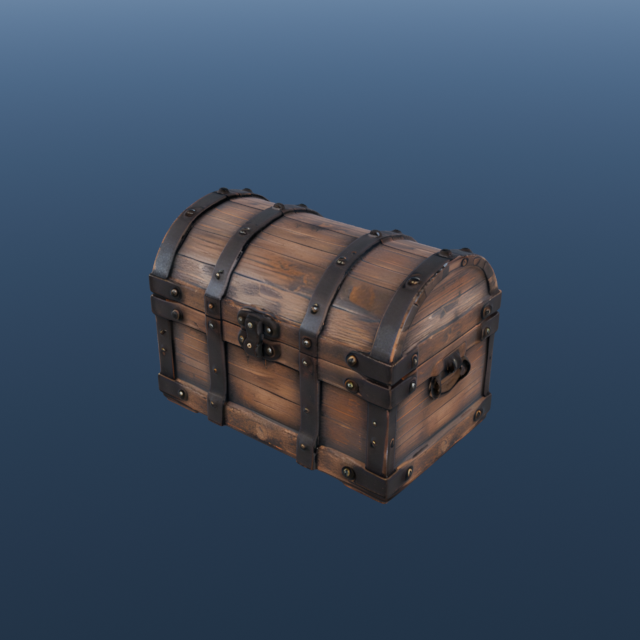
#> input picture assets/chest.png, 640 x 640 px
$ python prep_image.py assets/chest.png assets/lantern.png
#> lines starting #> are read from the running program, lines starting #| are printed output that depends on the picture
#!/usr/bin/env python
"""Prepare a reference image for Hunyuan3D: matte to white, crop tight, pad square.

    <comfy venv python> prep_image.py in.png out.png

Hunyuan3D's official pipeline removes the background before conditioning; ComfyUI's
native nodes do not. Skipping it produces spectacular failures — a flat-grey-background
mushroom came back as floating sheets, and at higher steps as a solid cube. The same
image matted onto white and cropped came back perfect.

What this does, in order:
  * alpha channel present  -> composite it over white
  * else flat background   -> corner-sampled key colour, everything close to it turns white
  * else (busy photo)      -> left alone; a real matting model would be needed
  * crop to the subject, pad to a square with ~8% margin, resize to 768.

Needs PIL + numpy, which is why it runs under ComfyUI's interpreter rather than the bridge's.
"""
import sys

import numpy as np
from PIL import Image

TARGET = 768
MARGIN = 1.16          # square side relative to the subject's longest edge
KEY_TOLERANCE = 30     # per-pixel |RGB - background| sum below this counts as background
FLAT_BG_STD = 12.0     # corner colour spread above this means "not a flat background"


def foreground_mask(rgb):
    corners = np.concatenate([
        rgb[:12, :12].reshape(-1, 3), rgb[:12, -12:].reshape(-1, 3),
        rgb[-12:, :12].reshape(-1, 3), rgb[-12:, -12:].reshape(-1, 3),
    ])
    if corners.std(axis=0).max() > FLAT_BG_STD:
        return None  # busy background: don't guess
    key = np.median(corners, axis=0)
    return np.abs(rgb - key).sum(axis=2) > KEY_TOLERANCE


def main(src, dst):
#> called with src = 'assets/chest.png', dst = 'assets/lantern.png'
    im = Image.open(src)
#> im is the input picture: PIL image 640x640 RGBA; mean R, G, B, A 60.2, 75.1, 94, 255
    im = im.convert("RGBA") if "A" in im.getbands() else im.convert("RGB")

    if im.mode == "RGBA":
        arr = np.asarray(im).astype(int)
        alpha = arr[..., 3] / 255.0
#> alpha: shape (640, 640) float64; every value is 1
        rgb = arr[..., :3] * alpha[..., None] + 255 * (1 - alpha[..., None])
        mask = alpha > 0.5
#> mask: shape (640, 640) bool; every value is 1
    else:
        rgb = np.asarray(im).astype(int)
        mask = foreground_mask(rgb)
        if mask is not None:
            rgb = np.where(mask[..., None], rgb, 255)

    flat = Image.fromarray(rgb.astype(np.uint8), "RGB")

    if mask is not None and mask.any() and mask.mean() < 0.95:
        ys, xs = np.where(mask)
        flat = flat.crop((int(xs.min()), int(ys.min()), int(xs.max()) + 1, int(ys.max()) + 1))
        note = f"matted+cropped to {flat.size}"
    else:
        note = "left as-is (no flat background found)"

    side = int(max(flat.size) * MARGIN)
#> side = 742
    canvas = Image.new("RGB", (side, side), (255, 255, 255))
#> canvas: PIL image 742x742 RGB; every value is 255
    canvas.paste(flat, ((side - flat.size[0]) // 2, (side - flat.size[1]) // 2))
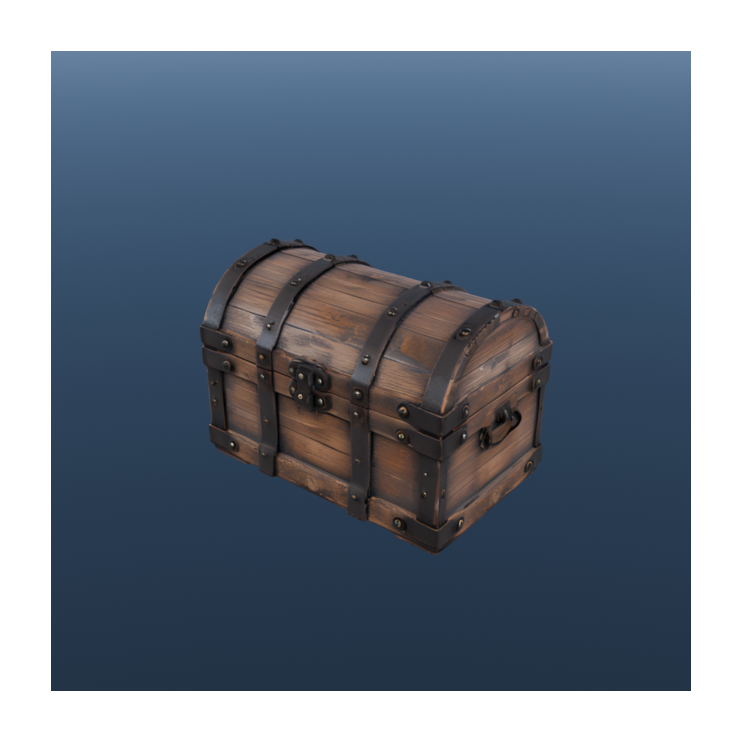
#> canvas: PIL image 742x742 RGB; mean R, G, B 110.1, 121.2, 135.2
    canvas.resize((TARGET, TARGET), Image.LANCZOS).save(dst)
    print(f"prep: {note} -> {TARGET}x{TARGET}")


if __name__ == "__main__":
    main(sys.argv[1], sys.argv[2])

$ run again, on assets/metallic.png
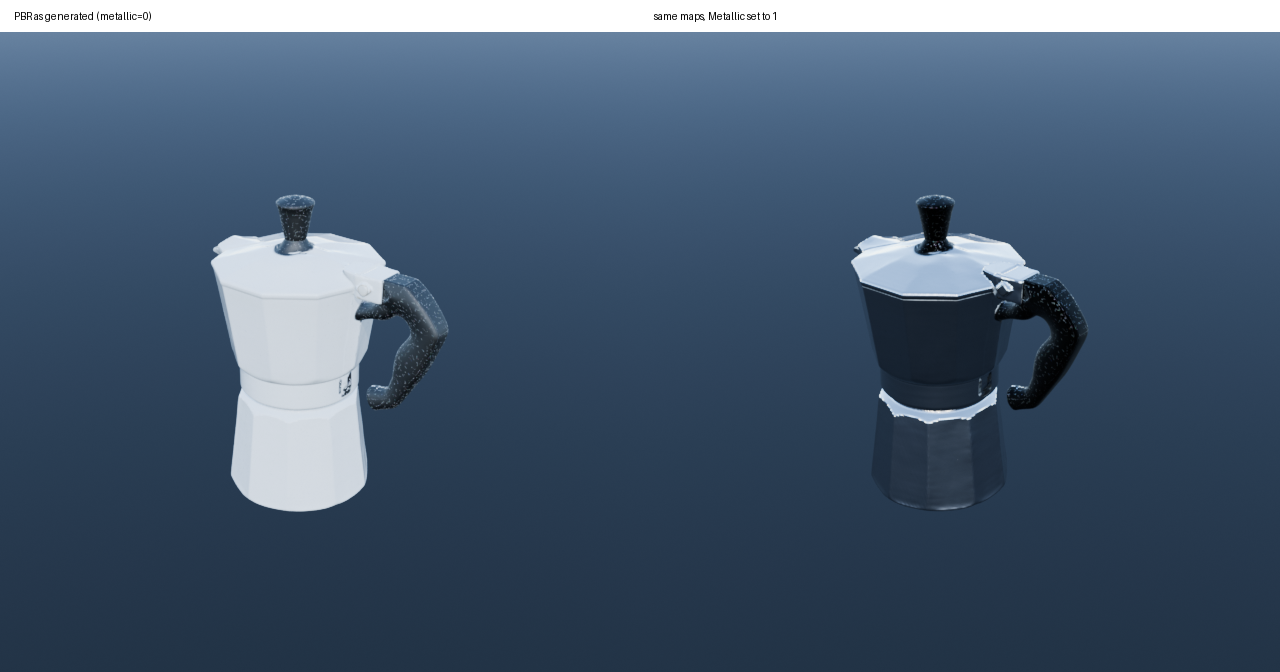
#> input picture assets/metallic.png, 1280 x 672 px
#> in main, im is the input picture: PIL image 1280x672 RGB; mean R, G, B 69.9, 89.6, 111.6
#> corners = 576 rows, first 8: [255, 255, 255], [255, 255, 255], [255, 255, 255], [255, 255, 255], [255, 255, 255], [255, 255, 255], [255, 255, 255], [255, 255, 255]
#> in main, `canvas.paste(flat, ((side - flat.size[0]) // 2, (side - flat.size[1]) ..`:
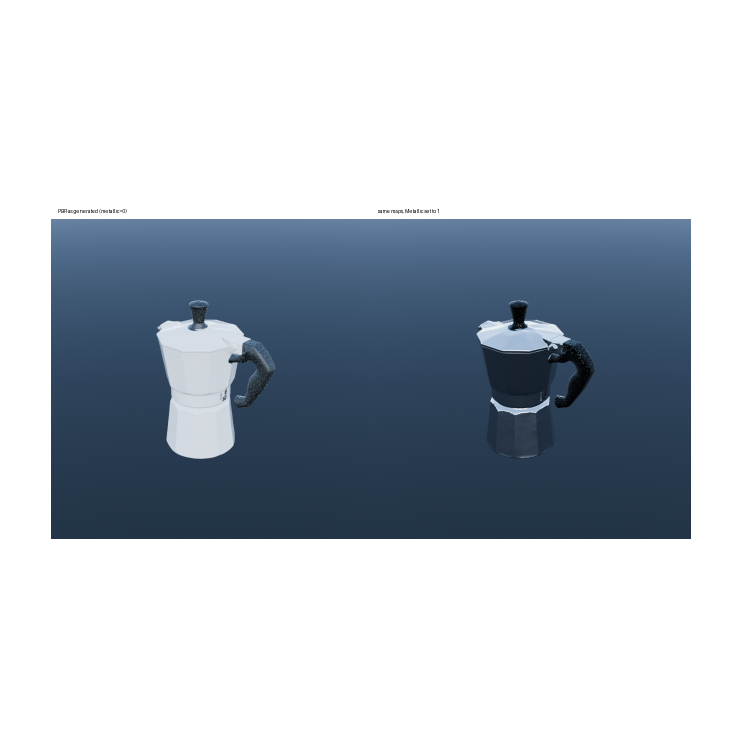
#> canvas: PIL image 1484x1484 RGB (shown at 1/2 size); mean R, G, B 182.7, 190.4, 199
#> in main, `canvas.resize((TARGET, TARGET), Image.LANCZOS).save(dst)`:
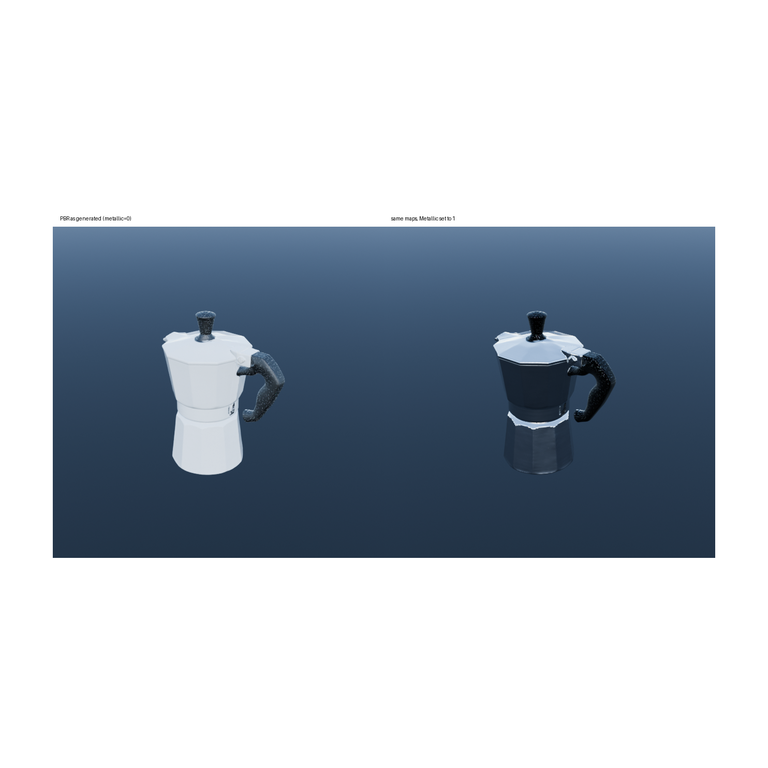
#> saved as metallic.png: PIL image 768x768 RGB; mean R, G, B 182.7, 190.4, 199

$ run again, on assets/rgb-vs-pbr.png
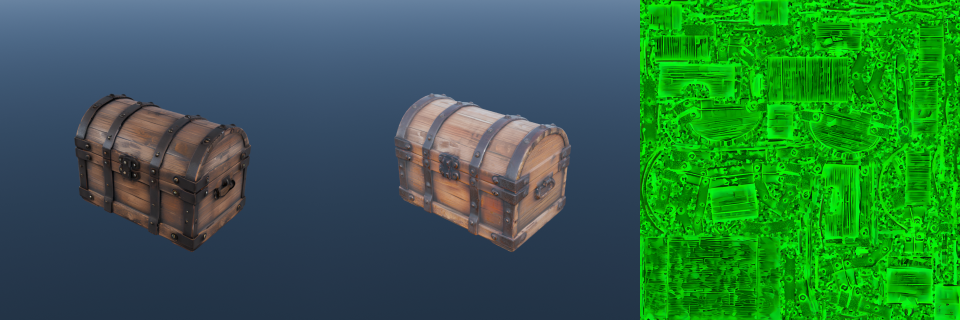
#> input picture assets/rgb-vs-pbr.png, 1920 x 640 px (shown at 1/2 size)
#> in main, im is the input picture: PIL image 1920x640 RGB; mean R, G, B 45.9, 107.4, 66.8
#> corners = 576 rows, first 8: [104, 131, 160], [104, 130, 160], [104, 131, 160], [104, 131, 160], [105, 131, 161], [103, 130, 159], [104, 130, 160], [104, 130, 160]
#> in main, `canvas.paste(flat, ((side - flat.size[0]) // 2, (side - flat.size[1]) ..`:
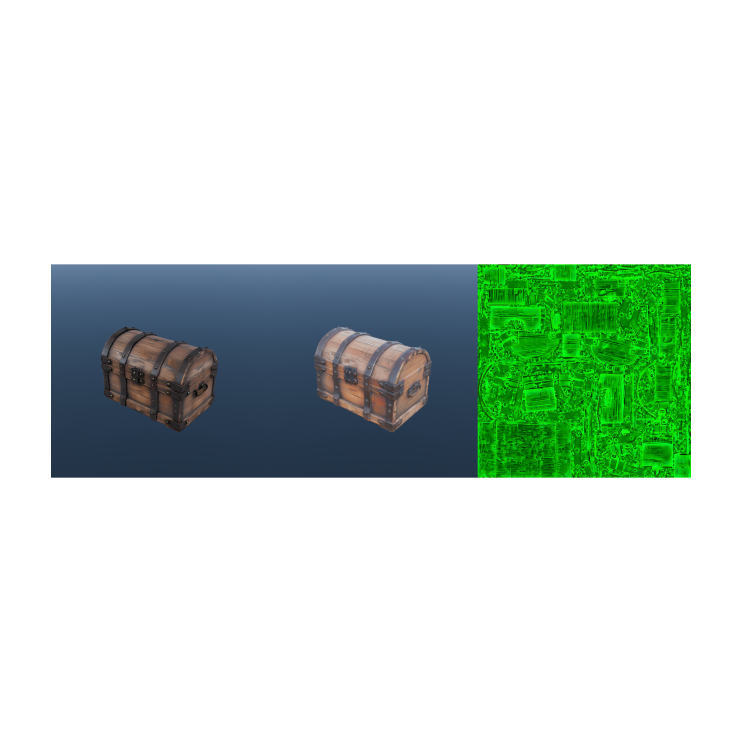
#> canvas: PIL image 2227x2227 RGB (shown at 1/3 size); mean R, G, B 203.2, 218.4, 208.4
#> in main, `canvas.resize((TARGET, TARGET), Image.LANCZOS).save(dst)`:
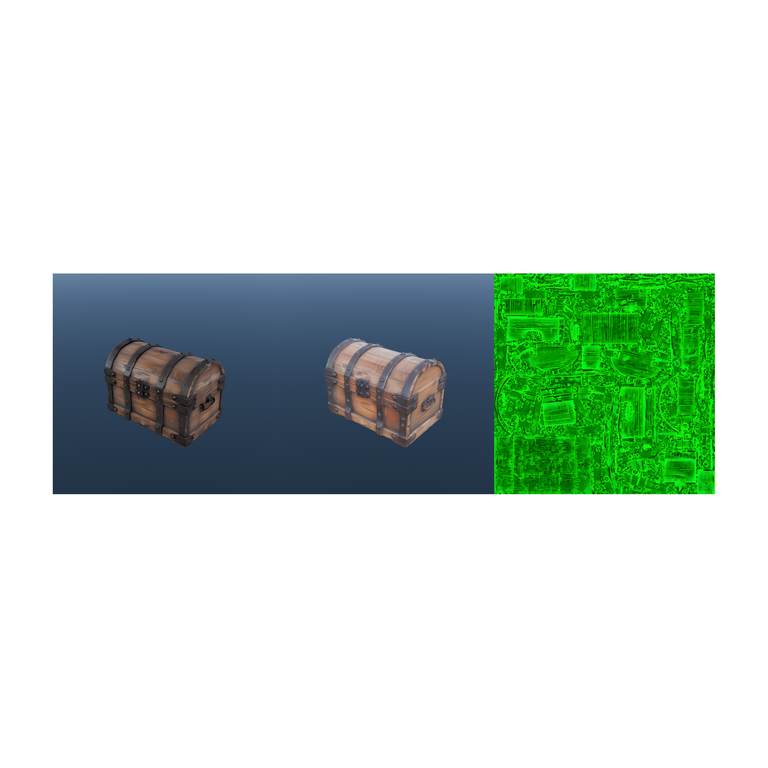
#> saved as rgb-vs-pbr.png: PIL image 768x768 RGB; mean R, G, B 203.2, 218.4, 208.3
